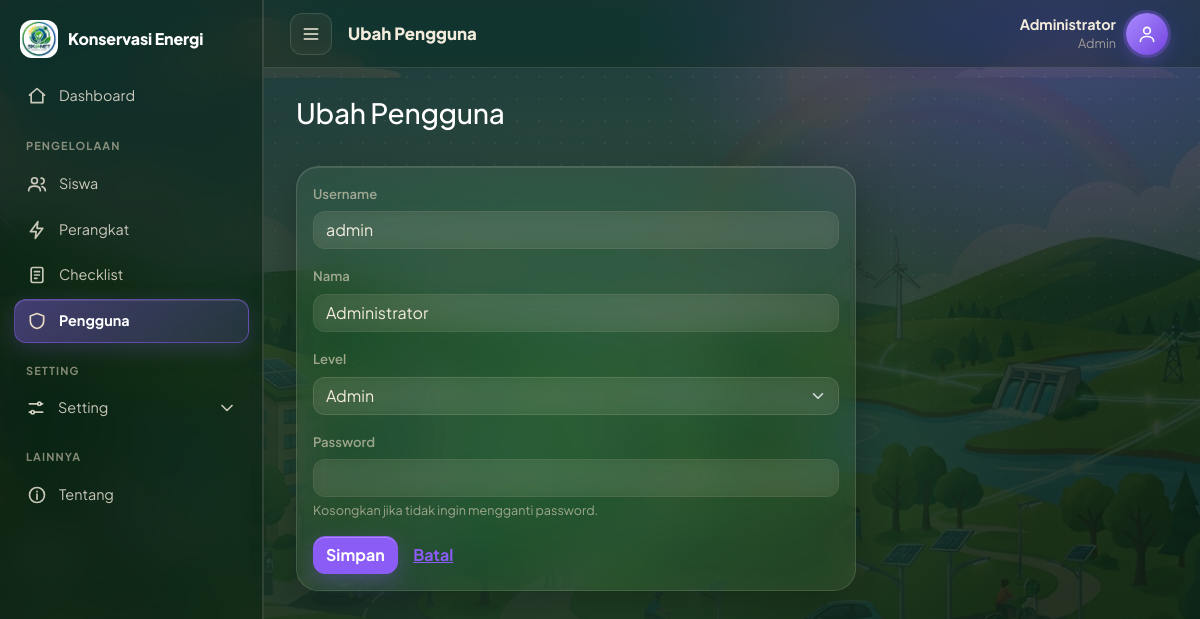
Page /users/form.php?id=1 (signed in) on the committed database.
### tables this page shows
CREATE TABLE `users` (
  `id_user` int(11) NOT NULL,
  `username` varchar(50) NOT NULL,
  `password` varchar(255) NOT NULL,
  `nama` varchar(100) NOT NULL,
  `level` enum('Admin','Guru','Siswa') NOT NULL,
  `nis` int(10) DEFAULT NULL
);

### users/form.php (the view, shortened to what this page needs)
<?php
require_once __DIR__ . '/../includes/functions.php';
$levels = ['Admin', 'Guru', 'Siswa'];
$edit = isset($_GET['id']);
$row = ['username' => '', 'nama' => '', 'level' => 'Siswa', 'nis' => null];
if ($edit) {
    $st = $pdo->prepare('SELECT id_user, username, nama, level, nis FROM users WHERE id_user = ?');
    $st->execute([(int)$_GET['id']]);
    $row = $st->fetch();
}
$judul = $edit ? 'Ubah Pengguna' : 'Tambah Pengguna';
require '../includes/header.php';
?>
<h3 class="mb-3"><?= $judul ?></h3>
<div class="card" style="max-width:560px"><div class="card-body">
<form method="post"><?= csrf_field() ?>
  <div class="mb-3"><label class="form-label">Username</label>
    <input name="username" class="form-control" value="<?= e($row['username']) ?>" required maxlength="50"></div>
  <div class="mb-3"><label class="form-label">Nama</label>
    <input name="nama" class="form-control" value="<?= e($row['nama']) ?>" required maxlength="100"></div>
  <div class="mb-3"><label class="form-label">Level</label>
    <select name="level" id="level" class="form-select">
      <?php foreach ($levels as $l): ?><option <?= $row['level'] === $l ? 'selected' : '' ?>><?= $l ?></option><?php endforeach; ?>
    </select></div>
  <div class="mb-3"><label class="form-label">Password</label>
    <input name="password" type="password" class="form-control" <?= $edit ? '' : 'required' ?> autocomplete="new-password">
    <?php if ($edit): ?><div class="form-text">Kosongkan jika tidak ingin mengganti password.</div><?php endif; ?></div>
  <button class="btn btn-success">Simpan</button> <a class="btn btn-link" href="index.php">Batal</a>
</form></div></div>
<?php require '../includes/footer.php'; ?>

### includes/header.php (shortened to what this page needs)
<?php
require_once __DIR__ . '/functions.php';
$u     = user();
$aktif = halaman_aktif();
$level = $u['level'] ?? '';
?>
<!doctype html>
<html lang="id" data-bs-theme="dark">
<head>
  <link href="https://cdn.jsdelivr.net/npm/bootstrap@5.3.3/dist/css/bootstrap.min.css" rel="stylesheet">
  <link href="<?= aset('css/app.css') ?>" rel="stylesheet">
</head>
<body>
<div class="app-shell">
  <aside class="sidebar" id="sidebar">
    <a class="brand" href="<?= BASE_URL ?>/index.php"><?= logo(38) ?><span>Konservasi Energi</span></a>
    <?= menu_item('dashboard', 'index.php', 'home', 'Dashboard', $aktif) ?>
    <div class="grp">PENGELOLAAN</div>
    <?php if (!is_siswa()): ?>
      <?= menu_item('siswa', 'siswa/', 'siswa', 'Siswa', $aktif) ?>
    <?php endif; ?>
    <?= menu_item('perangkat', 'perangkat/', 'bolt', 'Perangkat', $aktif) ?>
    <?= menu_item('checklist', 'checklist/', 'list', checklist_terbatas() ? 'Checklist saya' : 'Checklist', $aktif) ?>
    <?php if ($level === 'Admin'): ?>
      <?= menu_item('users', 'users/', 'shield', 'Pengguna', $aktif) ?>
    <?php endif; ?>
    <div class="grp">SETTING</div>
    <button class="menu menu-btn" type="button" data-bs-toggle="collapse" data-bs-target="#subSetting" aria-expanded="<?= $aktif === 'akun' ? 'true' : 'false' ?>">
      <?= ikon('set') ?><span>Setting</span><span class="chv"><?= ikon('chev') ?></span>
    </button>
    <div class="grp">LAINNYA</div>
    <?= menu_item('tentang', 'tentang.php', 'info', 'Tentang', $aktif) ?>
  </aside>
  <div class="app-main">
    <header class="topbar">
      <div class="d-flex align-items-center gap-3">
        <button class="burger" id="btnSidebar" type="button" aria-label="Buka atau tutup sidebar"><?= ikon('menu') ?></button>
        <strong class="judul-halaman"><?= e($judul ?? 'Dashboard') ?></strong>
      </div>
      <div class="dropdown">
        <button class="user-btn" type="button" data-bs-toggle="dropdown" aria-expanded="false">
          <span class="user-nama d-none d-md-block"><b><?= e($u['nama'] ?? '') ?></b><small><?= e($level) ?></small></span>
          <span class="avatar"><?= ikon('user') ?></span>
        </button>
      </div>
    </header>
    <main class="page">

### rows in the picture
users: nama "Administrator", level "Admin", username "admin"

### other values in the picture
$label "Dashboard Siswa Perangkat Checklist Pengguna Tentang"
$judul "Ubah Pengguna"
